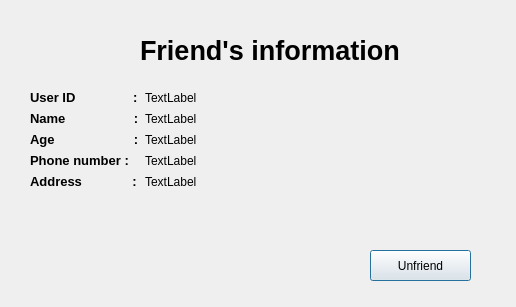
<?xml version="1.0" encoding="UTF-8"?>
<ui version="4.0">
 <class>friend</class>
 <widget class="QDialog" name="friend">
  <property name="geometry">
   <rect>
    <x>0</x>
    <y>0</y>
    <width>516</width>
    <height>307</height>
   </rect>
  </property>
  <property name="windowTitle">
   <string>Dialog</string>
  </property>
  <widget class="QWidget" name="formLayoutWidget">
   <property name="geometry">
    <rect>
     <x>30</x>
     <y>90</y>
     <width>441</width>
     <height>131</height>
    </rect>
   </property>
   <layout class="QFormLayout" name="formLayout">
    <item row="0" column="0">
     <widget class="QLabel" name="label_2">
      <property name="font">
       <font>
        <family>Ubuntu</family>
        <pointsize>10</pointsize>
        <weight>75</weight>
        <bold>true</bold>
       </font>
      </property>
      <property name="text">
       <string>User ID                :</string>
      </property>
     </widget>
    </item>
    <item row="0" column="1">
     <widget class="QLabel" name="label_user_id">
      <property name="text">
       <string>TextLabel</string>
      </property>
     </widget>
    </item>
    <item row="1" column="0">
     <widget class="QLabel" name="label_3">
      <property name="font">
       <font>
        <family>Ubuntu</family>
        <pointsize>10</pointsize>
        <weight>75</weight>
        <bold>true</bold>
       </font>
      </property>
      <property name="text">
       <string>Name                   :</string>
      </property>
     </widget>
    </item>
    <item row="1" column="1">
     <widget class="QLabel" name="label_name">
      <property name="text">
       <string>TextLabel</string>
      </property>
     </widget>
    </item>
    <item row="2" column="0">
     <widget class="QLabel" name="label_8">
      <property name="font">
       <font>
        <family>Ubuntu</family>
        <pointsize>10</pointsize>
        <weight>75</weight>
        <bold>true</bold>
       </font>
      </property>
      <property name="text">
       <string>Age                      :</string>
      </property>
     </widget>
    </item>
    <item row="2" column="1">
     <widget class="QLabel" name="label_age">
      <property name="text">
       <string>TextLabel</string>
      </property>
     </widget>
    </item>
    <item row="3" column="0">
     <widget class="QLabel" name="label_5">
      <property name="font">
       <font>
        <family>Ubuntu</family>
        <pointsize>10</pointsize>
        <weight>75</weight>
        <bold>true</bold>
       </font>
      </property>
      <property name="text">
       <string>Phone number :</string>
      </property>
     </widget>
    </item>
    <item row="3" column="1">
     <widget class="QLabel" name="label_phone">
      <property name="text">
       <string>TextLabel</string>
      </property>
     </widget>
    </item>
    <item row="4" column="0">
     <widget class="QLabel" name="label_9">
      <property name="font">
       <font>
        <family>Ubuntu</family>
        <pointsize>10</pointsize>
        <weight>75</weight>
        <bold>true</bold>
       </font>
      </property>
      <property name="text">
       <string>Address              :</string>
      </property>
     </widget>
    </item>
    <item row="4" column="1">
     <widget class="QLabel" name="label_address">
      <property name="text">
       <string>TextLabel</string>
      </property>
     </widget>
    </item>
   </layout>
  </widget>
  <widget class="QPushButton" name="btn_unfriend">
   <property name="geometry">
    <rect>
     <x>370</x>
     <y>250</y>
     <width>101</width>
     <height>31</height>
    </rect>
   </property>
   <property name="text">
    <string>Unfriend</string>
   </property>
  </widget>
  <widget class="QLabel" name="label">
   <property name="geometry">
    <rect>
     <x>140</x>
     <y>20</y>
     <width>271</width>
     <height>61</height>
    </rect>
   </property>
   <property name="font">
    <font>
     <family>Ubuntu</family>
     <pointsize>20</pointsize>
     <weight>75</weight>
     <bold>true</bold>
    </font>
   </property>
   <property name="text">
    <string>Friend's information</string>
   </property>
  </widget>
 </widget>
 <resources/>
 <connections/>
</ui>
